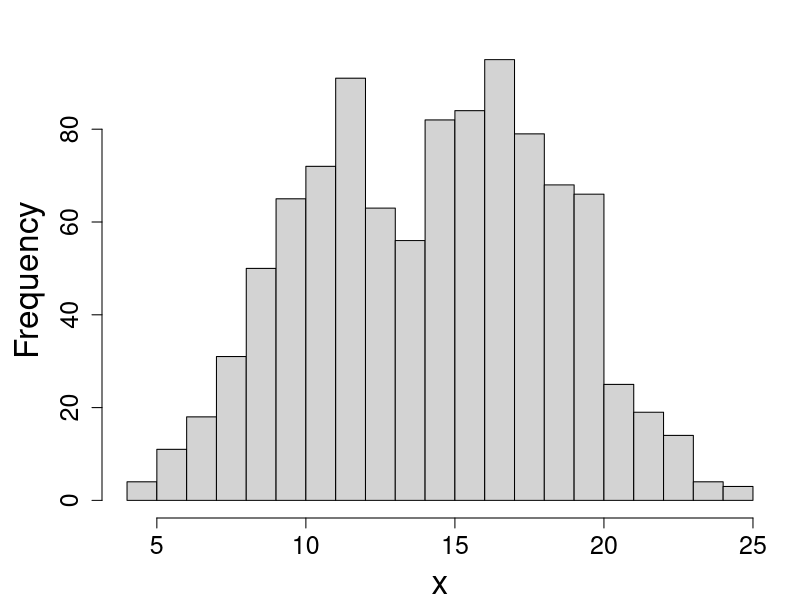
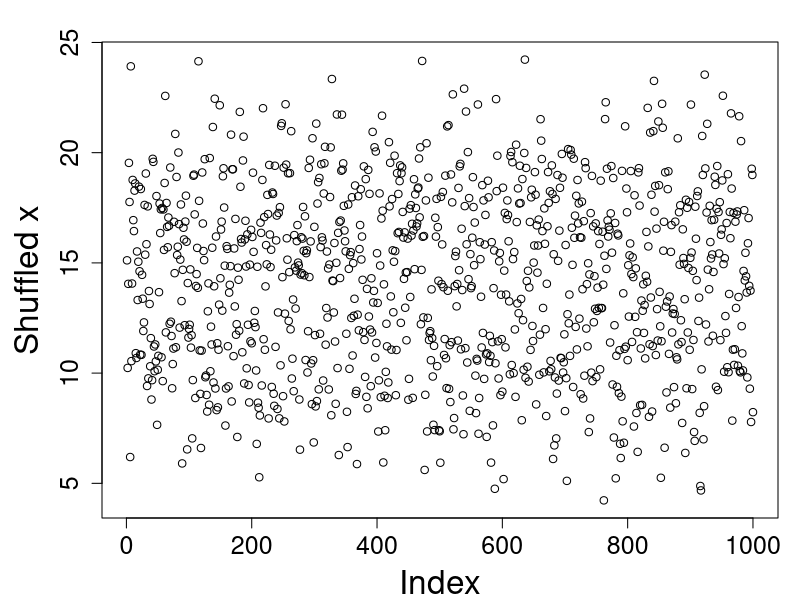
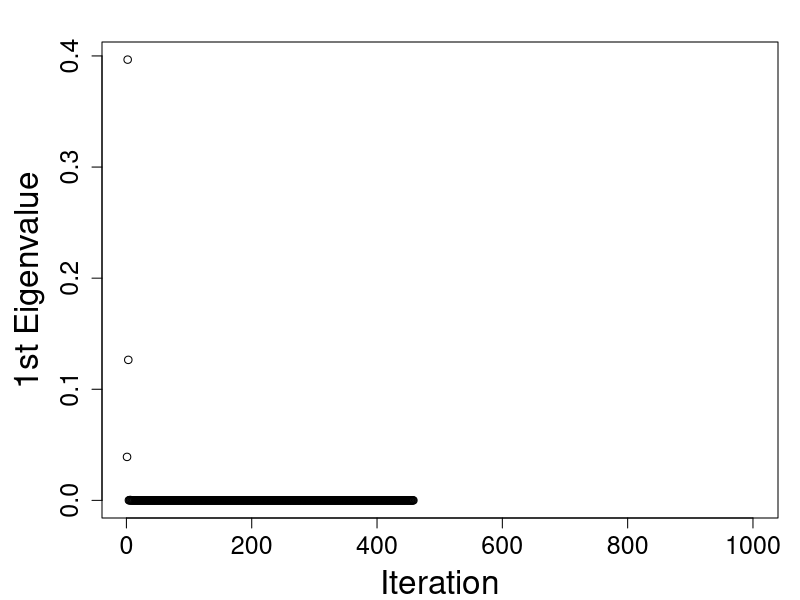

These figures' R source, in order:
## hyper-parameter
sig <- sqrt(5)
set.seed(12345)

## generate the data
x <- c(rnorm(400, 10, sig), 
       rnorm(200, 15, sig), 
       rnorm(300, 17, sig), 
       rnorm(100, 20, sig))

## draw a histogram for x
pdf("imgs/hist_x.pdf", width = 10, height = 10)
par(mar = c(4.1, 5.1, 2.1, 1.1))
hist(x, breaks = 20, main = "", 
     cex.lab = 2, cex.axis = 1.5)
dev.off()

## shuffle x and draw a scatter plot
set.seed(202111)
x.random <- sample(x, length(x))

pdf("imgs/scatter_x.pdf", width = 10, height = 10)
par(mar = c(4.1, 5.1, 2.1, 1.1))
plot(x.random, main = "", ylab = "Shuffled x",
     cex.lab = 2, cex.axis = 1.5)
dev.off()

## write a function to calculate the posterior probability

calculate.post <- function(theta0, theta1) {
  
  ## Initialize posterior probabilities
  post <- rep(NA, 1000)
  
  for (i in 1:1000) {
    ss1 <- sum((x.random[1:i] - theta0)^2)
    ss2 <- sum((x.random[1:i] - theta1[1])^2)
    ss3 <- sum((x.random[1:i] - theta1[2])^2)
    ss4 <- sum((x.random[1:i] - theta1[3])^2)
    numerator <- exp(-ss1 / (2 * sig^2))
    denominator <- exp(-ss2 / (2 * sig^2)) / 3 + 
      exp(-ss3 / (2 * sig^2)) / 3 + 
      exp(-ss4 / (2 * sig^2)) / 3
    BF <- numerator / denominator
    
    post[i] <- 1 / (1 + 3 * 1 / BF)
  }
  return(post)
}

post1 <- calculate.post(10, c(15, 17, 20))
post2 <- calculate.post(15, c(10, 17, 20))
post3 <- calculate.post(17, c(10, 15, 20))
post4 <- calculate.post(20, c(10, 15, 17))

## draw 
pdf("imgs/posterior.pdf", width = 10, height = 10)
par(mar = c(4.1, 5.1, 2.1, 1.1))
plot(post1, xlab = "Iteration", ylab = "1st Eigenvalue",
     main = "", cex.lab = 2, cex.axis = 1.5)
dev.off()
